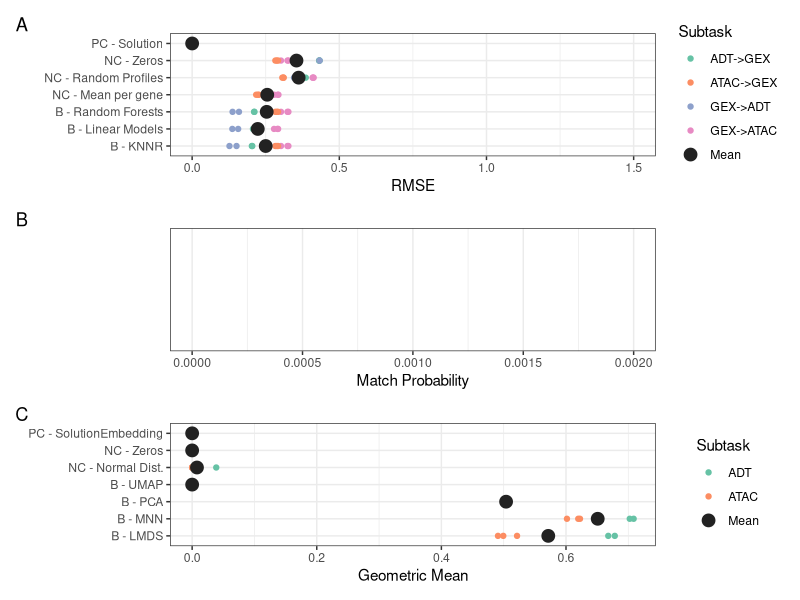

Write R code to recreate this figure.
library(tidyverse)

mt_map <- c(baseline = "B", negative_control = "NC", positive_control = "PC")
mt_map2 <- c(baseline = "Baseline", negative_control = "Positive control", positive_control = "Negative control")

summ_pm <- read_tsv("results/inhouse_predict_modality_scores.tsv") %>%
  filter(metric_id == "rmse") %>%
  mutate(
    value = ifelse(value > 100, Inf, value),
    mt = mt_map[method_type],
    mt2 = mt_map2[method_type],
    ml = paste0(mt, " - ", method_label),
    dataset_subtask = gsub("2", "->", dataset_subtask)
  )

summ_mm <- read_tsv("results/inhouse_match_modality_scores.tsv") %>%
  filter(method_id != "dummy_semisolution") %>%
  filter(metric_id == "match_probability") %>%
  mutate(
    value = ifelse(value > .0025, Inf, value),
    mt = mt_map[method_type],
    mt2 = mt_map2[method_type],
    ml = paste0(mt, " - ", method_label),
    dataset_subtask = gsub("2", "->", dataset_subtask)
  )
summ_je <- read_tsv("results/inhouse_joint_embedding_scores.tsv") %>%
  filter(metric_id == "geometric_mean") %>%
  mutate(
    mt = mt_map[method_type],
    mt2 = mt_map2[method_type],
    ml = paste0(mt, " - ", method_label),
    dataset_subtask = gsub("2", "→", dataset_subtask),
    value = ifelse(is.na(value), 0, value)
  )

gpm <-
  ggplot(summ_pm) +
  geom_point(aes(value, ml, colour = dataset_subtask)) +
  geom_point(aes(value, ml, colour = "Mean"), summ_pm %>% group_by(ml) %>% summarise(value = mean(value), dataset_subtask = "Mean"), size = 4) +
  theme_bw() +
  labs(x = "RMSE", y = NULL, colour = "Subtask", tag = "A") +
  scale_colour_manual(values = c(RColorBrewer::brewer.pal(4, "Set2"), "#222222")) +
  xlim(0, 1.5)

gmm <-
  ggplot(summ_mm) +
  geom_point(aes(value, ml, colour = dataset_subtask)) +
  geom_point(aes(value, ml, colour = "Mean"), summ_mm %>% group_by(ml) %>% summarise(value = mean(value), dataset_subtask = "Mean"), size = 4) +
  # ggforce::facet_zoom(xlim = c(0, .0025)) +
  xlim(0, .002) +
  theme_bw() +
  labs(x = "Match Probability", y = NULL, colour = "Subtask", tag = "B") +
  scale_colour_manual(values = c(RColorBrewer::brewer.pal(4, "Set2"), "#222222"))

gje <-
  ggplot(summ_je) +
  geom_point(aes(value, ml, colour = dataset_subtask)) +
  geom_point(aes(value, ml, colour = "Mean"), summ_je %>% group_by(ml) %>% summarise(value = mean(value), dataset_subtask = "Mean"), size = 4) +
  theme_bw() +
  labs(x = "Geometric Mean", y = NULL, colour = "Subtask", tag = "C") +
  scale_colour_manual(values = c(RColorBrewer::brewer.pal(4, "Set2")[1:2], "#222222"))

g <- patchwork::wrap_plots(gpm, gmm, gje, ncol = 1)

ggsave("results/baseline/figure_baseline.pdf", height = 8, width = 8)
